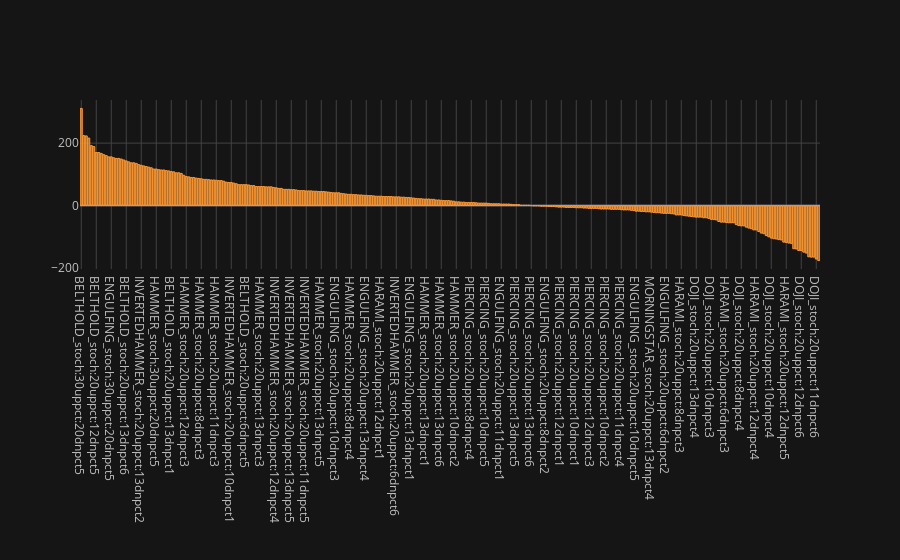

Notebook code for this chart:
### Code cell
df.groupby('strat_name').agg('sum')['final_pnl'].sort_values(ascending=False).iplot(theme='solar',kind='bar')

### Figure 1 — Plotly figure (JSON) as saved in the notebook; plotly's stock layout.template omitted (floating-point values rounded to 4 significant figures; data arrays with more than 128 entries replaced by an {"elided": "..."} marker saying what was removed)
{"data": [{"marker": {"color": "rgba(255, 153, 51, 0.6)", "line": {"color": "rgba(255, 153, 51, 1.0)", "width": 1}}, "name": "final_pnl", "orientation": "v", "text": "", "type": "bar", "x": {"elided": "296 str values"}, "y": {"elided": "296 int values"}}], "layout": {"legend": {"bgcolor": "#151516", "font": {"color": "#D9D9D9"}}, "paper_bgcolor": "#151516", "plot_bgcolor": "#151516", "title": {"font": {"color": "#D9D9D9"}}, "xaxis": {"gridcolor": "#434343", "showgrid": true, "tickfont": {"color": "#C2C2C2"}, "title": {"font": {"color": "#D9D9D9"}, "text": ""}, "zerolinecolor": "#666570"}, "yaxis": {"gridcolor": "#434343", "showgrid": true, "tickfont": {"color": "#C2C2C2"}, "title": {"font": {"color": "#D9D9D9"}, "text": ""}, "zerolinecolor": "#666570"}}}
